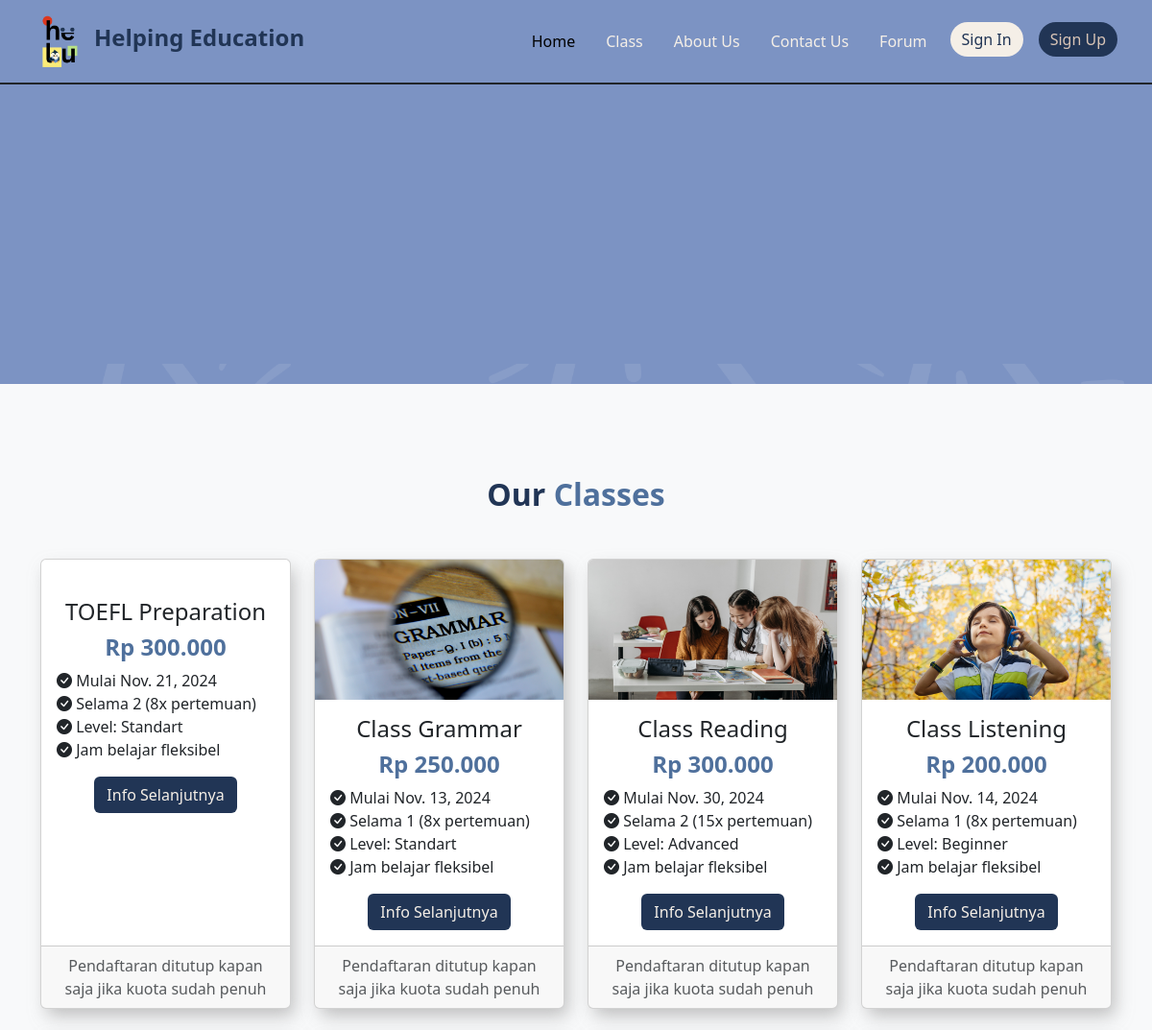
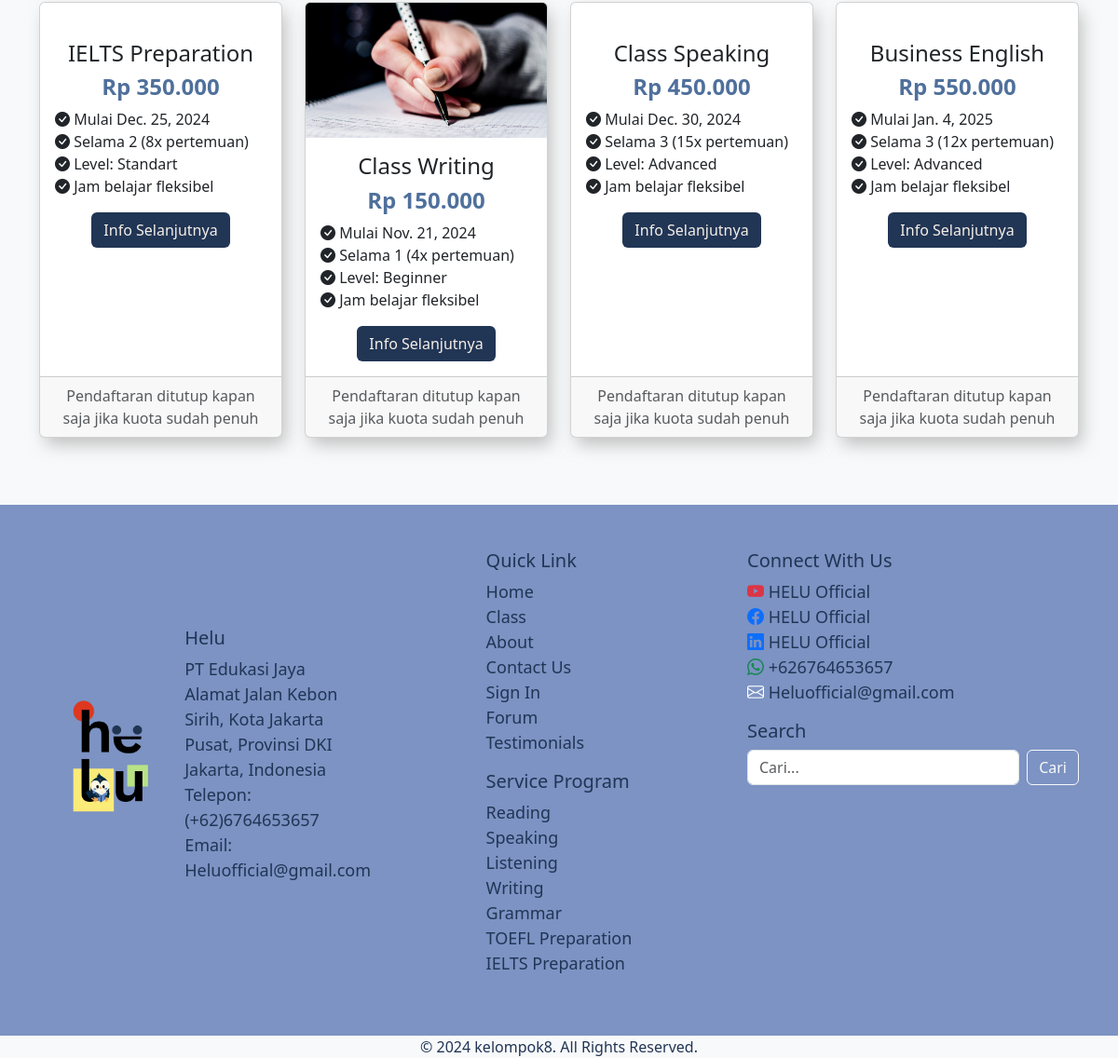
Page /classPage/ on the committed database (2 pictures, top to bottom).
### classPage/models.py (models this page shows, shortened)
class Classpages(models.Model):
    BEGINNER = 'Beginner'
    INTERMEDIATE = 'Standart'
    ADVANCED = 'Advanced'
    LEVEL_CHOICES = [
        (BEGINNER, 'Beginner'),
        (INTERMEDIATE, 'Standart'),
        (ADVANCED, 'Advanced'),
    ]
    title = models.CharField(max_length=100)
    price = models.DecimalField(max_digits=10, decimal_places=3)
    start_date = models.DateField()
    duration = models.IntegerField()  # Durasi dalam bulan
    sessions = models.IntegerField()  # Jumlah pertemuan
    level = models.CharField(max_length=50, choices=LEVEL_CHOICES, default=BEGINNER)
    image_url = models.CharField(max_length=255)
    url_slug = models.CharField(max_length=50,)  # Default URL slug

### classPage/views.py (the view)
# urls.py: path('', views.class_page, name='class_page'),
def class_page(request):
    classpages = Classpages.objects.all()
    context = {
        'title': 'Class Helu',
        'bannerClass': static('images/AboutUs.png'),
        'classes': classpages,
        }
    return render (request,'class.html', context)

### classPage/context_processors.py (called while the page is built)
def global_testimonials(request):
    return {
        'global_testimonials': Testimonial.objects.all()
    }

### templates/class.html (shortened to what this page needs)
{%extends 'base.html'%}
{%load static%}
{%block head%}
<link rel="stylesheet" href="{%static 'css/class.css'%}">
{%endblock head%}
{%block content%}
  <section class="parallax bg-medium-dark " style="background-image: url('{{bannerClass}}')";>
      <div class="parallax-item position-fixed">
          <h1 class="typing-effect2"></h1>
      </div>
  </section>
  <main class="position-relative z-2">
  <section id="classes" class="py-5 bg-light ">
    <div class="container mt-5">
      <h2 class="text-center fw-bold mb-5 color-dark">Our <span class="color-medium-dark">Classes</span></h2>
      <div class="row ">
        {% for classpages in classes %}
        <div class="col-lg-3 col-md-6 mb-4">
            <div class="card h-100 text-center" id="hover-pilih-kelas">
                <div class="overflow-hidden">
                    <img src="{% static 'images/' %}{{ classpages.image_url }}" class="card-img-top" alt="{{ class.title }}">
                </div>
                <div class="card-body">
                    <h4 class="card-title">{{ classpages.title }}</h4>
                    <h4 class="color-medium-dark fw-bold">Rp {{ classpages.price }}</h4>
                    <ul class="list-unstyled text-start">
                        <li><i class="bi bi-check-circle-fill"></i> Mulai {{ classpages.start_date }}</li>
                        <li><i class="bi bi-check-circle-fill"></i> Selama {{ classpages.duration }} ({{ classpages.sessions }}x pertemuan)</li>
                        <li><i class="bi bi-check-circle-fill"></i> Level: {{ classpages.level }}</li>
                        <li><i class="bi bi-check-circle-fill"></i> Jam belajar fleksibel</li>
                    </ul>
                    <a href="{% url 'classPage:class_detail' classpages.url_slug %}" class="no-hover btn bg-dark1 color-light btn-class-info">Info Selanjutnya</a>
                </div>
                <div class="card-footer text-muted">
                    Pendaftaran ditutup kapan saja jika kuota sudah penuh
                </div>
            </div>
        </div>
        {% endfor %}
      </div>
    </div>
  </section>
{%endblock content%}

### static/css/custom.css (style rules this page uses)
body { background-color: #fff; }
.bg-dark1 { background-color: #213555; }
.bg-medium-dark { background-color: #7C93C3; }
.color-dark { color: #213555; }
.color-light { color: #f5efe7; }
.color-medium-dark { color: #4f709c; }
#hover-pilih-kelas { transition: all 0.3s ease; }

### static/css/class.css (style rules this page uses)
.parallax { height: 65vh; background-attachment: fixed; background-position: 70% 25%; background-repeat: no-repeat; background-size: contain; display: flex; justify-content: center; align-items: center; position: relative; }
.parallax-item { position: absolute; top: 37%; left: 30%; transform: translateY(-50%); z-index: 1; }
.parallax-item h1 { color: white; font-size: 4em; font-family: 'Trebuchet MS', 'Lucida Sans Unicode', 'Lucida Grande', 'Lucida Sans', Arial, sans-serif; font-weight: bold; padding: 10px; z-index: inherit; }
.card { box-shadow: 5px 9px 18px -2px rgba(156,156,156,0.64); transition: all 0.3s ease; }
@media only screen and (max-width: 1200px) { .parallax { height: 50vh; background-position: 70% 20%; background-size: contain; } }

### rows in the picture
Classpages: title "TOEFL Preparation", price "300.000", start_date "Nov. 21, 2024", duration "2", sessions "8", level "Standart"
Classpages: image_url (picture), title "Class Grammar", price "250.000", start_date "Nov. 13, 2024", duration "1", sessions "8", level "Standart"
Classpages: image_url (picture), title "Class Reading", price "300.000", start_date "Nov. 30, 2024", duration "2", sessions "15", level "Advanced"
Classpages: image_url (picture), title "Class Listening", price "200.000", start_date "Nov. 14, 2024", duration "1", sessions "8", level "Beginner"
Classpages: title "IELTS Preparation", price "350.000", start_date "Dec. 25, 2024", duration "2", sessions "8", level "Standart"
Classpages: image_url (picture), title "Class Writing", price "150.000", start_date "Nov. 21, 2024", duration "1", sessions "4", level "Beginner"
Classpages: title "Class Speaking", price "450.000", start_date "Dec. 30, 2024", duration "3", sessions "15", level "Advanced"
Classpages: title "Business English", price "550.000", start_date "Jan. 4, 2025", duration "3", sessions "12", level "Advanced"
